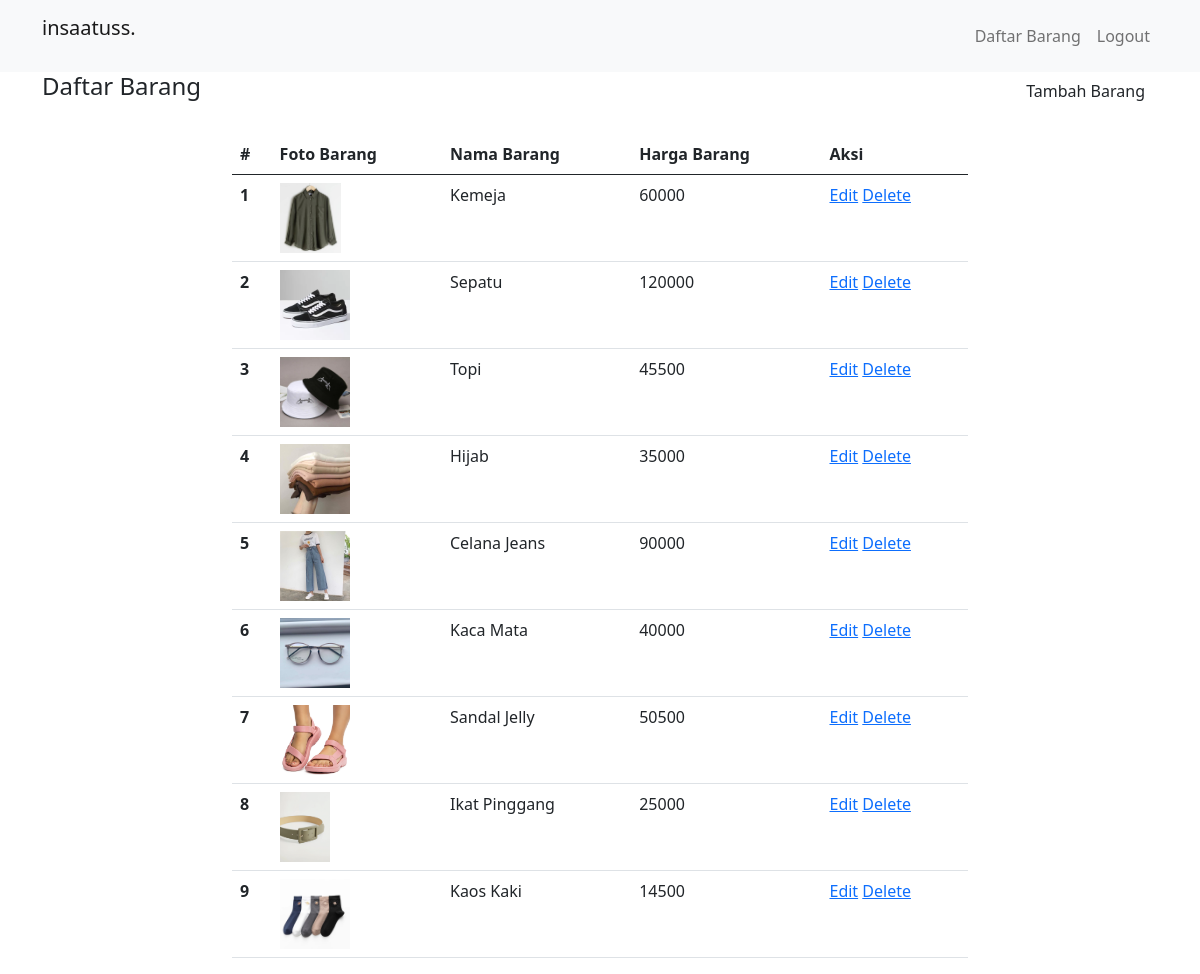
The app's page /index.php (signed in) with its own data.
### tables this page shows
CREATE TABLE `barang` (
  `id_barang` varchar(20) NOT NULL,
  `nama_barang` varchar(30) NOT NULL,
  `harga` int(10) NOT NULL,
  `foto` text DEFAULT NULL
);

### session_check.php (called while the page is built, shortened)
<?php
if ( isset($_SESSION["status"]) ) $sessionStatus = $_SESSION["status"];
else $sessionStatus = false;
?>

### index.php (the view, shortened to what this page needs)
<?php
require_once ("connection.php");
require_once ("session_check.php");
$query ="SELECT * FROM barang";
$result = mysqli_query($mysqli, $query);
?>
<!DOCTYPE html>
<html lang="en">
<head>
    <link href="https://cdn.jsdelivr.net/npm/bootstrap@5.0.2/dist/css/bootstrap.min.css" rel="stylesheet"
>
    <link rel="stylesheet" href="https://cdn.jsdelivr.net/npm/bootstrap-icons@1.5.0/font/bootstrap-icons.css">
    <link href="style.css" rel="stylesheet" />
</head>
<body>
    <nav class="navbar navbar-expand-lg navbar-light bg-light">
        <div class="container">
            <a class="navbar-brand" href="#">
                <p>insaatuss.</p>
            </a>
            <div class="collapse navbar-collapse" id="navbarSupportedContent">
                <ul class="navbar-nav ms-auto mb-2 mb-lg-0">
                    <li class="nav-item">
                        <a href="index.php" class="nav-link" aria-current="page">Daftar Barang</a>
                    </li>
                    <?php if ( $sessionStatus == false ) : ?>
                    <li class="nav-item">
                        <a href="login.php" class="nav-link" aria-current="page">Login</a>
                    </li>
                    <?php else : ?>
                    <li class="nav-item">
                        <a href="logout.php" class="nav-link" aria-current="page">Logout</a>
                    </li>
                    <?php endif; ?>
                </ul>
            </div>
        </div>
    </nav>
    <div id="student-list">
        <div class="container">
        <?php if ($sessionStatus) : ?>
            <div class="row mb-4">
                <div class="col">
                    <h4>Daftar Barang</h4>
                </div>
                <div class="col text-end">
                    <a href="form_barang.php" class="btn" role="button">Tambah Barang</a>
                </div>
            </div>
            <div class="row justify-content-center">
                <div class="col-md-8">
                    <table class="table">
                        <thead>
                            <th scope="col">#</th>
                            <th scope="col">Foto Barang</th>
                            <th scope="col">Nama Barang</th>
                            <th scope="col">Harga Barang</th>
                            <th scope="col">Aksi</th>
                        </thead>
                        <tbody>
                        <?php
                        $i = 1;
                        foreach( $result as $barang) {
                        echo '<tr>
                                <th scope="row">' . $i++ . '</th>
                                <td> <img src="' . $barang["foto"] . '"/> </td>
                                <td>' . $barang["nama_barang"] . '</td>
                                <td>' . $barang["harga"] . '</td>
                                <td>
                                    <a href="form_edit.php?id=' . $barang["id_barang"] . '">Edit</a>
                                    <a href="delete.php?id=' . $barang["id_barang"] . '" onclick=" return confirm_delete()" >Delete</a>
                                </td>
                            </tr>';
                        }
                        ?>
                        </tbody>
                    </table>
                </div>
            </div>
            <?php else : ?>
                <div class="row">
                    <h2 class="text-center">LOGIN TERLEBIH DAHULU!</h2>
                </div>
            <?php endif; ?>
        </div>
    </div>
</body>
</html>

### style.css (style rules this page uses)
table img { height: 70px; object-fit: cover; }

### records on screen
barang: foto (picture), nama_barang "Kemeja", harga "60000"
barang: foto (picture), nama_barang "Sepatu", harga "120000"
barang: foto (picture), nama_barang "Topi", harga "45500"
barang: foto (picture), nama_barang "Hijab", harga "35000"
barang: foto (picture), nama_barang "Celana Jeans", harga "90000"
barang: foto (picture), nama_barang "Kaca Mata", harga "40000"
barang: foto (picture), nama_barang "Sandal Jelly", harga "50500"
barang: foto (picture), nama_barang "Ikat Pinggang", harga "25000"
barang: foto (picture), nama_barang "Kaos Kaki", harga "14500"
